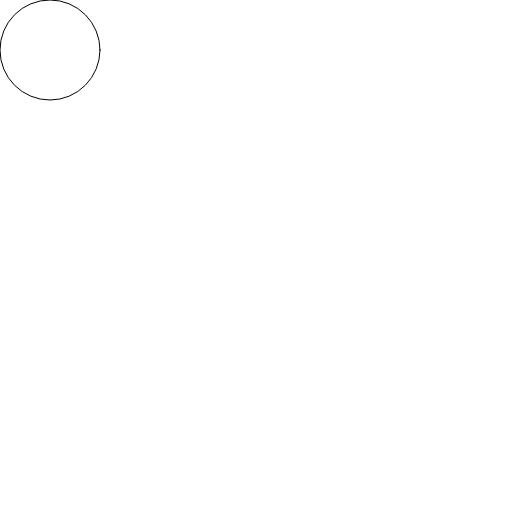
Frame 1 (no input)
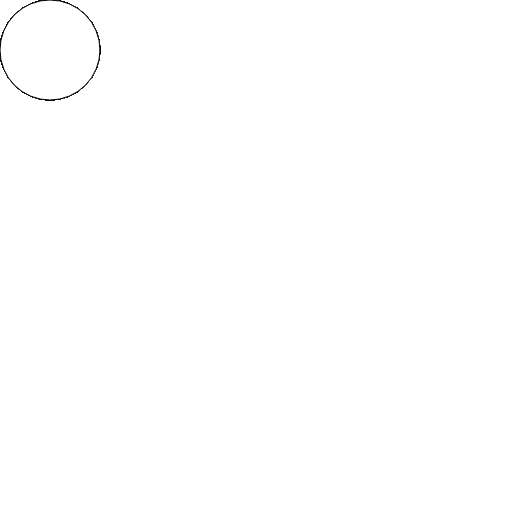
Frame 60 (no input)
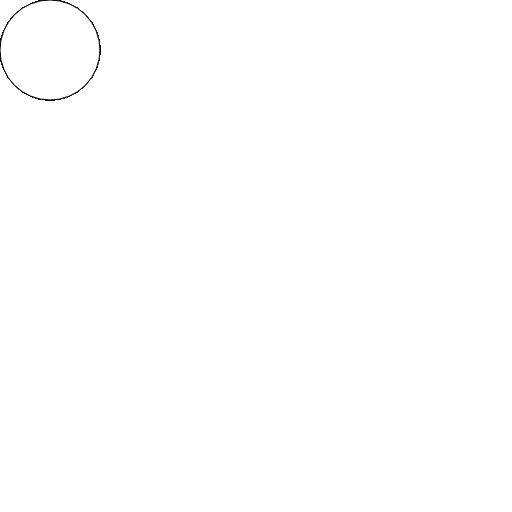
Frame 120 (the mouse pressed at the canvas centre since frame 60)

The p5.js sketch that drew these frames (run headless with seeded random() and noise() and a simulated clock; from frame 60 on, the mouse is pressed at the canvas centre):

// p5.js sketch
// ── sketch.js
var name;

function setup() {
    createCanvas(512, 512);
    name = "bill";

    if(name == "bill") {
        console.log("hello, " + name);
    }

    if(name != "bill") {
        console.log("your name isn't bill");
    }


}

function draw() {
    ellipse(50,50,100);
}
